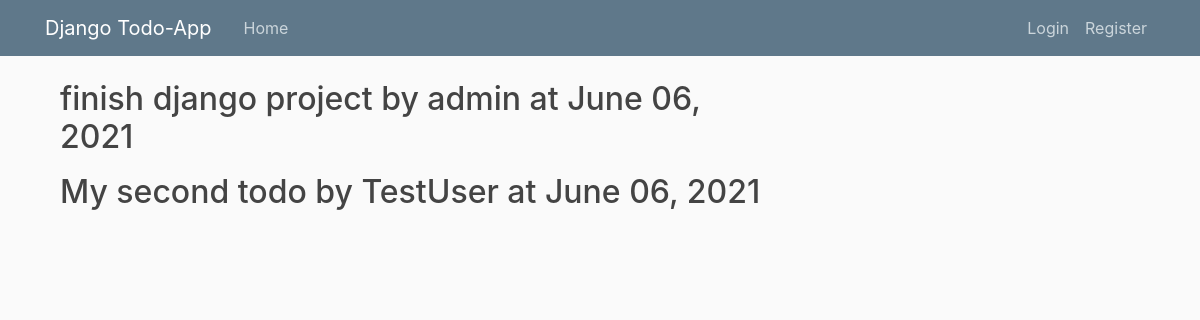
The page / on the database its author committed.
### todo/models.py (models this page shows)
class TodoItem(models.Model):
	auto_inc_id = models.AutoField(primary_key=True)
	author = models.ForeignKey(User, on_delete=models.CASCADE)
	item = models.TextField()
	date_created = models.DateTimeField(auto_now_add=True)

### todo/views.py (the view)
# urls.py: path('', views.home, name='todo-home'),
def home(request):
	context = {
		'todoitem': TodoItem.objects.all(),
	}
	return render(request, 'todo/home.html', context)

### todo/templates/todo/home.html
{% extends "todo/base.html" %}
{% block content %}
	{% for todos in todoitem %}
		<h2>
			<p>
				{{todos.item}} by {{todos.author}} at {{todos.date_created|date:"F d, Y"}}
			</p>
		</h2>
	{% endfor %}
{% endblock content %}

### todo/static/todo/main.css (style rules this page uses)
body { background: #fafafa; color: #333333; margin-top: 5rem; }
h1, h2, h3, h4, h5, h6 { color: #444444; }

### rows shown on the page
TodoItem: item "finish django project", author "admin", date_created "June 06, 2021"
TodoItem: item "My second todo", author "TestUser", date_created "June 06, 2021"
